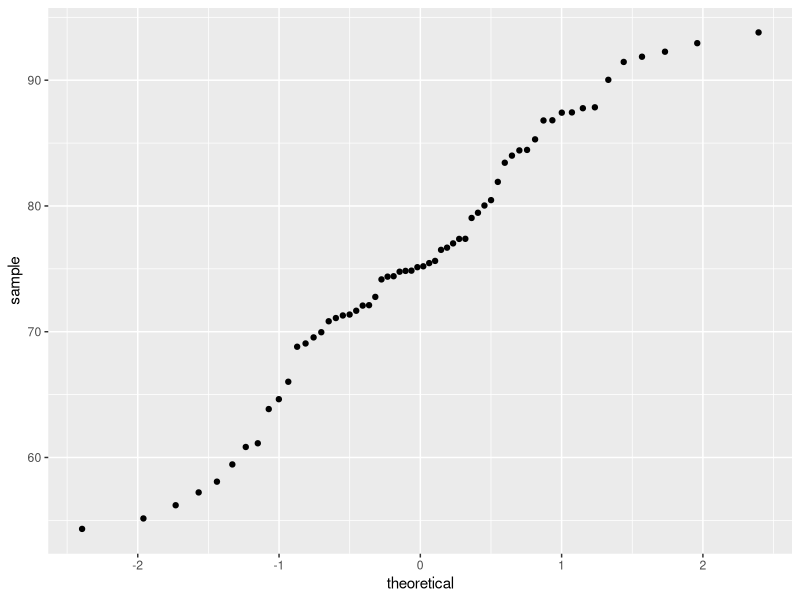
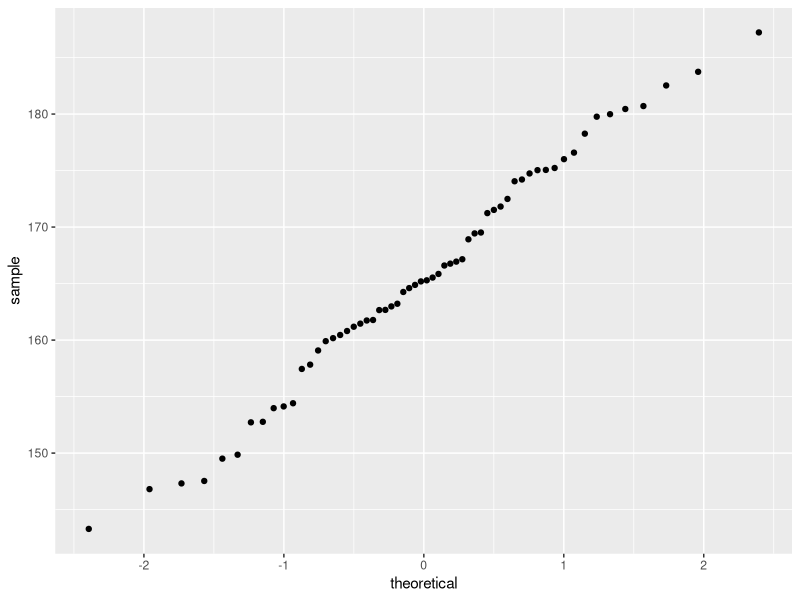
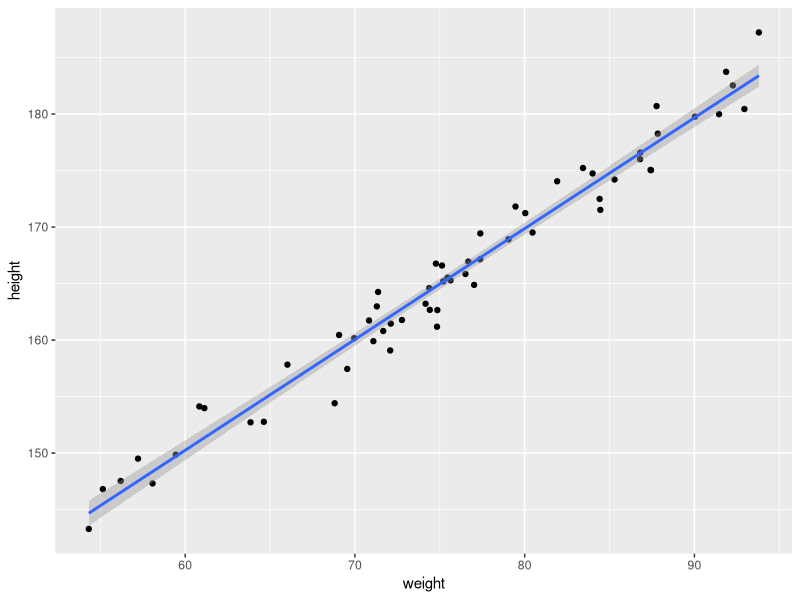

Write the R code that produced these figures, in order. (Note: this script raises an error after producing the figures.)
## ---- chunk 1
library(tidyverse)
## ---- chunk 2
binom_b_data <- read_csv("inputs/binom_between_data.csv")
binom_w_data <- read_csv("inputs/binom_within_data.csv")
bsubj_data <- read_csv("inputs/bsubj_data.csv")
wsubj_data <- read_csv("inputs/wsubj_data.csv")
corr_data <- read_csv("inputs/corr_data.csv")
## ---- chunk 3
# normality plot one
corr_data %>%
  ggplot(aes(sample = weight)) +
    geom_qq()

# normality plot two
corr_data %>%
  ggplot(aes(sample = height)) +
    geom_qq()
## ---- chunk 4
# plot one
corr_data %>%
  ggplot(aes(x = weight, y = height)) +
    geom_point() + 
    geom_smooth(method = "lm")
## ---- chunk 5
cor.test(corr_data$weight, 
         corr_data$height,
         method = "pearson"
         )
## ---- chunk 6
bsubj_agg <- bsubj_data %>% 
  group_by(subj_id, A) %>% 
  summarise(Y = mean(Y))
bsubj_agg
## ---- chunk 7
t.test(Y ~ A, data = bsubj_agg, paired = FALSE)
## ---- chunk 8
bartlett.test(Y ~ A, data = bsubj_agg)
## ---- chunk 9
# aggregate data
wsubj_agg <- wsubj_data %>%
  group_by(subj_id, A) %>% 
  summarise(Y = mean(Y))

# run ANOVA
wsubj_aov <- aov(Y ~ A + Error(subj_id/A), data = wsubj_agg)
summary(wsubj_aov)
## ---- chunk 10
ggplot(data = wsubj_agg, mapping = aes(x = A, y = Y)) +
  geom_boxplot()
## ---- chunk 11
wsubj_agg %>%
  group_by(A) %>%
  summarise(mean = mean(Y),
            sd = sd(Y),
            se = sd(Y)/sqrt(length(Y))
            )
## ---- chunk 12
wsubj_lm <- lm(Y ~ A, data = wsubj_agg)
summary(wsubj_lm)
## ---- chunk 13
binom_b_lm <- glm(outcome ~ cond, data = binom_b_data, family = "binomial")
summary(binom_b_lm)
## ---- chunk 14
binom_w_data <- binom_w_data %>%
  gather(key = "test_time", value = "success", 2:3)

binom_w_lm <- glm(success ~ test_time, data = binom_w_data, family = "binomial")
summary(binom_w_lm)
## ---- chunk 15
binom_w_data %>%
  group_by(test_time) %>%
  summarise(mean = mean(success),
            sd = sd(success),
            se = sd(success)/sqrt(length(success)),
            lower_confint = mean - 1.96 * se,
            upper_confint = mean + 1.96 * se
            )
## ---- chunk 16
ggplot(data = binom_w_data, mapping = aes(x = test_time, y = success)) +
  stat_summary(fun.y = "mean", geom = "bar") +
  stat_summary(fun.data = "mean_se", geom = "errorbar", width = 0.25)
